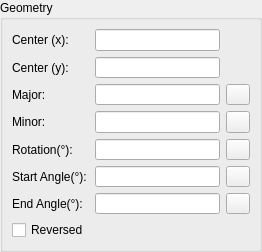
<?xml version="1.0" encoding="UTF-8"?>
<ui version="4.0">
 <class>LC_EllipsePropertiesEditingWidget</class>
 <widget class="QWidget" name="LC_EllipsePropertiesEditingWidget">
  <property name="geometry">
   <rect>
    <x>0</x>
    <y>0</y>
    <width>262</width>
    <height>252</height>
   </rect>
  </property>
  <property name="windowTitle">
   <string>Form</string>
  </property>
  <layout class="QGridLayout" name="gridLayout">
   <property name="leftMargin">
    <number>0</number>
   </property>
   <property name="topMargin">
    <number>0</number>
   </property>
   <property name="rightMargin">
    <number>0</number>
   </property>
   <property name="bottomMargin">
    <number>0</number>
   </property>
   <property name="spacing">
    <number>0</number>
   </property>
   <item row="0" column="0">
    <widget class="QGroupBox" name="buttonGroup8">
     <property name="sizePolicy">
      <sizepolicy hsizetype="Expanding" vsizetype="Expanding">
       <horstretch>0</horstretch>
       <verstretch>0</verstretch>
      </sizepolicy>
     </property>
     <property name="minimumSize">
      <size>
       <width>0</width>
       <height>252</height>
      </size>
     </property>
     <property name="title">
      <string>Geometry</string>
     </property>
     <layout class="QGridLayout" name="gridLayout_2" columnstretch="0,5,0">
      <item row="0" column="0">
       <widget class="QLabel" name="lCenterX">
        <property name="sizePolicy">
         <sizepolicy hsizetype="Preferred" vsizetype="Preferred">
          <horstretch>0</horstretch>
          <verstretch>0</verstretch>
         </sizepolicy>
        </property>
        <property name="text">
         <string>Center (x):</string>
        </property>
        <property name="wordWrap">
         <bool>false</bool>
        </property>
       </widget>
      </item>
      <item row="0" column="1">
       <widget class="QLineEdit" name="leCenterX">
        <property name="sizePolicy">
         <sizepolicy hsizetype="Expanding" vsizetype="Preferred">
          <horstretch>0</horstretch>
          <verstretch>0</verstretch>
         </sizepolicy>
        </property>
        <property name="minimumSize">
         <size>
          <width>64</width>
          <height>0</height>
         </size>
        </property>
        <property name="toolTip">
         <string>X Coordinate of ellipse's center</string>
        </property>
       </widget>
      </item>
      <item row="0" column="2" rowspan="2">
       <widget class="LC_PointPickButton" name="wPickPointCenter" native="true">
        <property name="sizePolicy">
         <sizepolicy hsizetype="Fixed" vsizetype="Fixed">
          <horstretch>0</horstretch>
          <verstretch>0</verstretch>
         </sizepolicy>
        </property>
        <property name="minimumSize">
         <size>
          <width>23</width>
          <height>0</height>
         </size>
        </property>
        <property name="maximumSize">
         <size>
          <width>23</width>
          <height>46</height>
         </size>
        </property>
        <property name="toolTip">
         <string>Pick center coordinate from drawing</string>
        </property>
       </widget>
      </item>
      <item row="1" column="0">
       <widget class="QLabel" name="lCenterY">
        <property name="sizePolicy">
         <sizepolicy hsizetype="Preferred" vsizetype="Preferred">
          <horstretch>0</horstretch>
          <verstretch>0</verstretch>
         </sizepolicy>
        </property>
        <property name="text">
         <string>Center (y):</string>
        </property>
        <property name="wordWrap">
         <bool>false</bool>
        </property>
       </widget>
      </item>
      <item row="1" column="1">
       <widget class="QLineEdit" name="leCenterY">
        <property name="sizePolicy">
         <sizepolicy hsizetype="Expanding" vsizetype="Preferred">
          <horstretch>0</horstretch>
          <verstretch>0</verstretch>
         </sizepolicy>
        </property>
        <property name="minimumSize">
         <size>
          <width>64</width>
          <height>0</height>
         </size>
        </property>
        <property name="toolTip">
         <string>Y Coordinate of arc's center</string>
        </property>
       </widget>
      </item>
      <item row="2" column="0">
       <widget class="QLabel" name="lMajor">
        <property name="sizePolicy">
         <sizepolicy hsizetype="Preferred" vsizetype="Preferred">
          <horstretch>0</horstretch>
          <verstretch>0</verstretch>
         </sizepolicy>
        </property>
        <property name="text">
         <string>Major:</string>
        </property>
        <property name="wordWrap">
         <bool>false</bool>
        </property>
       </widget>
      </item>
      <item row="2" column="1">
       <widget class="QLineEdit" name="leMajor">
        <property name="sizePolicy">
         <sizepolicy hsizetype="Expanding" vsizetype="Preferred">
          <horstretch>0</horstretch>
          <verstretch>0</verstretch>
         </sizepolicy>
        </property>
        <property name="minimumSize">
         <size>
          <width>64</width>
          <height>0</height>
         </size>
        </property>
        <property name="toolTip">
         <string>Radius of major axis of ellipse</string>
        </property>
       </widget>
      </item>
      <item row="2" column="2">
       <widget class="QToolButton" name="tbPickMajor">
        <property name="toolTip">
         <string>Pick length of major axis radius from drawing</string>
        </property>
        <property name="text">
         <string/>
        </property>
        <property name="icon">
         <iconset resource="../../../../res/icons/icons.qrc">
          <normaloff>:/icons/interactive_pick_distance.lci</normaloff>:/icons/interactive_pick_distance.lci</iconset>
        </property>
       </widget>
      </item>
      <item row="3" column="0">
       <widget class="QLabel" name="lMinor">
        <property name="sizePolicy">
         <sizepolicy hsizetype="Preferred" vsizetype="Preferred">
          <horstretch>0</horstretch>
          <verstretch>0</verstretch>
         </sizepolicy>
        </property>
        <property name="text">
         <string>Minor:</string>
        </property>
        <property name="wordWrap">
         <bool>false</bool>
        </property>
       </widget>
      </item>
      <item row="3" column="1">
       <widget class="QLineEdit" name="leMinor">
        <property name="sizePolicy">
         <sizepolicy hsizetype="Expanding" vsizetype="Preferred">
          <horstretch>0</horstretch>
          <verstretch>0</verstretch>
         </sizepolicy>
        </property>
        <property name="minimumSize">
         <size>
          <width>64</width>
          <height>0</height>
         </size>
        </property>
        <property name="toolTip">
         <string>Radius of minor axis of the ellipse</string>
        </property>
       </widget>
      </item>
      <item row="3" column="2">
       <widget class="QToolButton" name="tbPickMinor">
        <property name="toolTip">
         <string>Pick length of minor axis radius from drawing</string>
        </property>
        <property name="text">
         <string/>
        </property>
        <property name="icon">
         <iconset resource="../../../../res/icons/icons.qrc">
          <normaloff>:/icons/interactive_pick_distance.lci</normaloff>:/icons/interactive_pick_distance.lci</iconset>
        </property>
       </widget>
      </item>
      <item row="4" column="0">
       <widget class="QLabel" name="lRotation">
        <property name="sizePolicy">
         <sizepolicy hsizetype="Preferred" vsizetype="Preferred">
          <horstretch>0</horstretch>
          <verstretch>0</verstretch>
         </sizepolicy>
        </property>
        <property name="toolTip">
         <string>in degrees</string>
        </property>
        <property name="text">
         <string>Rotation(°):</string>
        </property>
        <property name="wordWrap">
         <bool>false</bool>
        </property>
       </widget>
      </item>
      <item row="4" column="1">
       <widget class="QLineEdit" name="leRotation">
        <property name="sizePolicy">
         <sizepolicy hsizetype="Expanding" vsizetype="Preferred">
          <horstretch>0</horstretch>
          <verstretch>0</verstretch>
         </sizepolicy>
        </property>
        <property name="minimumSize">
         <size>
          <width>64</width>
          <height>0</height>
         </size>
        </property>
        <property name="toolTip">
         <string>Rotation angle for the major axis of ellipse, degrees</string>
        </property>
       </widget>
      </item>
      <item row="4" column="2">
       <widget class="QToolButton" name="tbPickRotation">
        <property name="toolTip">
         <string>Pick rotation angle from drawing</string>
        </property>
        <property name="text">
         <string/>
        </property>
        <property name="icon">
         <iconset resource="../../../../res/icons/icons.qrc">
          <normaloff>:/icons/interactive_pick_angle.lci</normaloff>:/icons/interactive_pick_angle.lci</iconset>
        </property>
       </widget>
      </item>
      <item row="5" column="0">
       <widget class="QLabel" name="lAngle1">
        <property name="sizePolicy">
         <sizepolicy hsizetype="Preferred" vsizetype="Preferred">
          <horstretch>0</horstretch>
          <verstretch>0</verstretch>
         </sizepolicy>
        </property>
        <property name="toolTip">
         <string>in degrees</string>
        </property>
        <property name="text">
         <string>Start Angle(°):</string>
        </property>
        <property name="wordWrap">
         <bool>false</bool>
        </property>
       </widget>
      </item>
      <item row="5" column="1">
       <widget class="QLineEdit" name="leAngle1">
        <property name="sizePolicy">
         <sizepolicy hsizetype="Expanding" vsizetype="Preferred">
          <horstretch>0</horstretch>
          <verstretch>0</verstretch>
         </sizepolicy>
        </property>
        <property name="minimumSize">
         <size>
          <width>64</width>
          <height>0</height>
         </size>
        </property>
        <property name="toolTip">
         <string>Start angle of elliptic arc, degrees</string>
        </property>
       </widget>
      </item>
      <item row="5" column="2">
       <widget class="QToolButton" name="tbPickStartAngle">
        <property name="toolTip">
         <string>Pick start angle from drawing</string>
        </property>
        <property name="text">
         <string/>
        </property>
        <property name="icon">
         <iconset resource="../../../../res/icons/icons.qrc">
          <normaloff>:/icons/interactive_pick_angle.lci</normaloff>:/icons/interactive_pick_angle.lci</iconset>
        </property>
       </widget>
      </item>
      <item row="6" column="0">
       <widget class="QLabel" name="lAngle2">
        <property name="sizePolicy">
         <sizepolicy hsizetype="Preferred" vsizetype="Preferred">
          <horstretch>0</horstretch>
          <verstretch>0</verstretch>
         </sizepolicy>
        </property>
        <property name="toolTip">
         <string>in degrees</string>
        </property>
        <property name="text">
         <string>End Angle(°):</string>
        </property>
        <property name="wordWrap">
         <bool>false</bool>
        </property>
       </widget>
      </item>
      <item row="6" column="1">
       <widget class="QLineEdit" name="leAngle2">
        <property name="sizePolicy">
         <sizepolicy hsizetype="Expanding" vsizetype="Preferred">
          <horstretch>0</horstretch>
          <verstretch>0</verstretch>
         </sizepolicy>
        </property>
        <property name="minimumSize">
         <size>
          <width>64</width>
          <height>0</height>
         </size>
        </property>
        <property name="toolTip">
         <string>End angle of elliptic arc, degrees</string>
        </property>
       </widget>
      </item>
      <item row="6" column="2">
       <widget class="QToolButton" name="tbPickEndAngle">
        <property name="toolTip">
         <string>Pick end angle from drawing</string>
        </property>
        <property name="text">
         <string/>
        </property>
        <property name="icon">
         <iconset resource="../../../../res/icons/icons.qrc">
          <normaloff>:/icons/interactive_pick_angle.lci</normaloff>:/icons/interactive_pick_angle.lci</iconset>
        </property>
       </widget>
      </item>
      <item row="7" column="0">
       <widget class="QCheckBox" name="cbReversed">
        <property name="sizePolicy">
         <sizepolicy hsizetype="Preferred" vsizetype="Preferred">
          <horstretch>0</horstretch>
          <verstretch>0</verstretch>
         </sizepolicy>
        </property>
        <property name="toolTip">
         <string>Defines whether arc is reversed</string>
        </property>
        <property name="text">
         <string>Reversed</string>
        </property>
       </widget>
      </item>
     </layout>
    </widget>
   </item>
  </layout>
 </widget>
 <customwidgets>
  <customwidget>
   <class>LC_PointPickButton</class>
   <extends>QWidget</extends>
   <header>lc_pointpickbutton.h</header>
   <container>1</container>
  </customwidget>
 </customwidgets>
 <resources>
  <include location="../../../../res/icons/icons.qrc"/>
 </resources>
 <connections/>
</ui>
